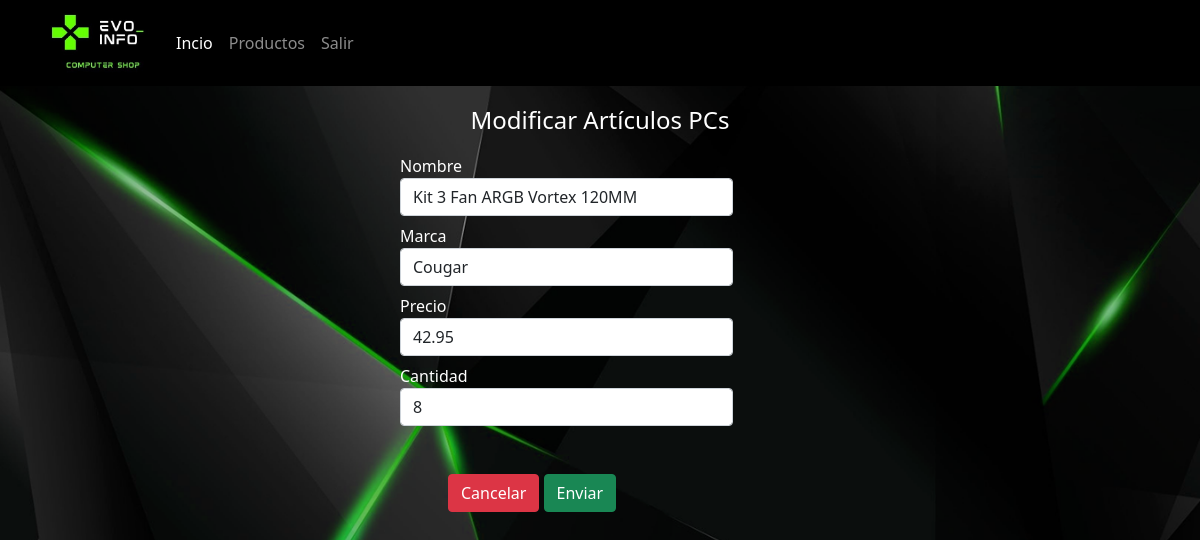
The app's page /producto/FormCrear3/3 with its own data.
### tables this page shows
CREATE TABLE IF NOT EXISTS `pc` (
  `ID` int(11) NOT NULL AUTO_INCREMENT,
  `Nombre` varchar(120) NOT NULL,
  `Marca` varchar(120) NOT NULL,
  `Precio` float(10,2) NOT NULL,
  `Cantidad` int(11) NOT NULL,
  PRIMARY KEY (`ID`)
);

### controladores/producto.controlador.php (called while the page is built, shortened)
<?php
require_once "modelos/producto.php";
class ProductoControlador{
    private $modelo;
    public function __CONSTRUCT(){
        $this->modelo=new Producto;
    }
    public function FormCrear3(){
        $titulo="Registrar";
        $p=new Producto();
        if(isset($_GET['id'])){
            $p=$this->modelo->Obtener3($_GET['id']);
            $titulo="Modificar";
        }
        require_once "vistas/encabezado.php";
        require_once "vistas/productos3/form.php";
    }
}

### modelos/basededatos.php (called while the page is built, shortened)
<?php
class BasedeDatos{
    public static function Conectar(){
        try{
            $conexion = new PDO
            ("mysql:host=".self::servidor.";dbname=".
            self::nombrebd.";charset=utf8",self::usuariobd,
            self::clave);
            $conexion->setAttribute(PDO::ATTR_ERRMODE,PDO::ERRMODE_EXCEPTION);
            return $conexion;
        }catch(PDOException $e){
            return "FALLO".$e->getMessage();
        }
    }
}

### modelos/producto.php (called while the page is built, shortened)
<?php
class Producto{
    private $pdo;
    private $Nombre;
    private $Marca;
    private $Precio;
    private $Cantidad;
    public function __CONSTRUCT(){
        $this->pdo = BasedeDatos::Conectar();
    }
    public function getPro_nom(): ?string{
        return $this->Nombre;
    }
    public function setPro_nom(string $nom){
        $this->Nombre=$nom;
    }
    public function getPro_marca(): ?string{
        return $this->Marca;
    }
    public function setPro_marca(string $marc){
        $this->Marca=$marc;
    }
    public function getPro_pre(): ?float{
        return $this->Precio;
    }
    public function setPro_pre(float $pre){
        $this->Precio=$pre;
    }
    public function getPro_can(): ?int{
        return $this->Cantidad;
    }
    public function setPro_can(int $can){
        $this->Cantidad=$can;
    }
    public function Obtener3($id){
        try{
            $consulta=$this->pdo->prepare("SELECT * FROM pc WHERE ID=?;");
            $consulta->execute(array($id));
            $r=$consulta->fetch(PDO::FETCH_OBJ);
            $p=new Producto();
            $p->setPro_id($r->ID);
            $p->setPro_nom($r->Nombre);
            $p->setPro_marca($r->Marca);
            $p->setPro_pre($r->Precio);
            $p->setPro_can($r->Cantidad);
            return $p;
        }catch(Exception $e){
            die($e->getMessage());
        }
    }
}

### vistas/productos3/form.php (the view, shortened to what this page needs)
<div class="d-flex justify-content-center">
    <div class="col-md-4 formulario my-3">
        <form class="form-horizontal" method="POST" action="<?php echo SERVERURL;?>producto/Guardar3">
            <fieldset>
                <legend style="color:#FFFFFF"  class="text-center"><?=$titulo?> Artículos PCs</legend>
                <div class="form-group">
                    <label style="color:#FFFFFF" class="col-lg-2 control-label mt-2" for="Nombre">Nombre</label>
                    <div class="col-lg-10">
                        <input pattern="^(([a-zA-Záéíóúñ0-9.-]+)[ ]?([a-zA-Záéíóúñ0-9.-]+)?)+$" required class="form-control" name="Nombre" type="text" placeholder="Nombre Producto"
                            value="<?=$p->getPro_nom()?>">
                    </div>
                    <label style="color:#FFFFFF" class="col-lg-2 control-label mt-2" for="Marca">Marca</label>
                    <div class="col-lg-10">
                        <input pattern="^(([a-zA-Záéíóúñ0-9.-]+)[ ]?([a-zA-Záéíóúñ0-9.-]+)?)+$" required class="form-control" name="Marca" type="text" placeholder="Marca" value="<?=$p->getPro_marca()?>">
                    </div>
                    <label style="color:#FFFFFF" class="col-lg-2 control-label mt-2" for="Precio">Precio</label>
                    <div class="col-lg-10">
                        <input pattern="^([0-9]+).?([0-9]+)?$" required class="form-control" name="Precio" type="text" placeholder="Precio" value="<?=$p->getPro_pre()?>">
                    </div>
                    <label style="color:#FFFFFF" class="col-lg-2 control-label mt-2" for="Cantidad">Cantidad</label>
                    <div class="col-lg-10 " >
                        <input pattern="^[0-9]+$" required class="form-control" name="Cantidad" type="text" placeholder="Cantidad" value="<?=$p->getPro_can()?>">
                    </div>
                </div>
                <div class="mt-5 mx-5 pb-2">
                    <button class="btn btn-danger" type="reset">Cancelar</button>
                    <button class="btn btn-success" type="submit">Enviar</button>
                </div>
            </fieldset>
        </form>
    </div>
</div>

### assets/css/encabezado.css (style rules this page uses)
body { background-image: url(../../vistas/img/registrar.png); background-repeat: no-repeat; background-size: cover; background-attachment: fixed; }

### records on screen
pc: Nombre "Kit 3 Fan ARGB Vortex 120MM", Marca "Cougar", Precio "42.95", Cantidad "8"

### other values on screen
$titulo "Modificar"
